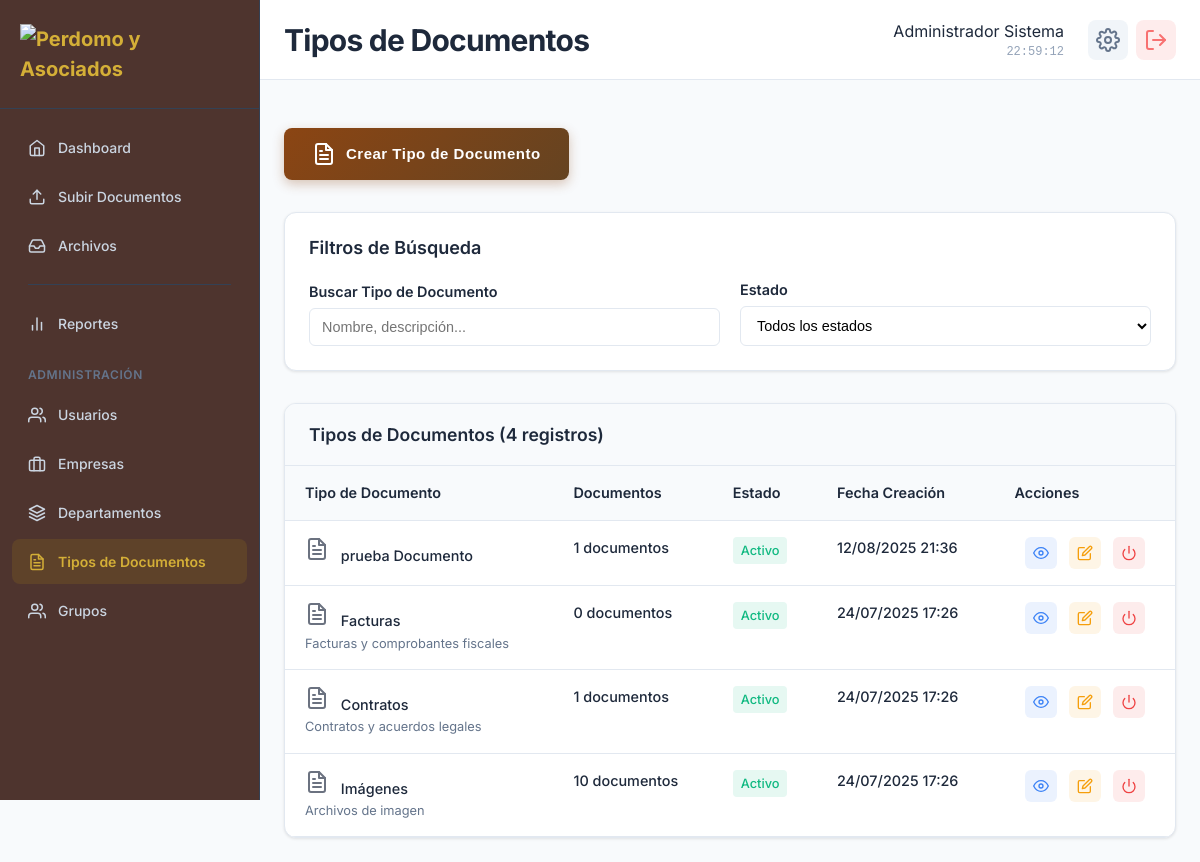
Page /modules/document-types/index.php (signed in) on the committed database.
### tables this page shows
CREATE TABLE `document_types` (
  `id` int(11) NOT NULL,
  `name` varchar(100) NOT NULL,
  `description` text DEFAULT NULL,
  `icon` varchar(50) DEFAULT 'file-text',
  `color` varchar(7) DEFAULT '#6b7280',
  `extensions` longtext DEFAULT NULL CHECK (json_valid(`extensions`)),
  `max_size` int(11) DEFAULT 10485760,
  `status` enum('active','inactive') DEFAULT 'active',
  `created_at` timestamp NOT NULL DEFAULT current_timestamp(),
  `updated_at` timestamp NOT NULL DEFAULT current_timestamp() ON UPDATE current_timestamp()
);

### config/session.php (called while the page is built, shortened)
<?php
class SessionManager {
    public static function isLoggedIn() {
        return isset($_SESSION['user_id']) && !empty($_SESSION['user_id']);
    }
    public static function getCurrentUser() {
        return [
            'id' => $_SESSION['user_id'],
            'username' => $_SESSION['username'],
            'email' => $_SESSION['email'],
            'first_name' => $_SESSION['first_name'],
            'last_name' => $_SESSION['last_name'],
            'role' => $_SESSION['role'],
            'company_id' => $_SESSION['company_id'],
            'department_id' => $_SESSION['department_id'],
            'download_enabled' => $_SESSION['download_enabled'] ?? 1,
            'full_name' => trim(($_SESSION['first_name'] ?? '') . ' ' . ($_SESSION['last_name'] ?? ''))
        ];
    }
}
?>

### config/database.php (called while the page is built, shortened)
<?php
class Database {
    private $host = 'localhost';
    private $db_name = 'dms2';
    private $username = 'root';
    private $password = '';
    public function getConnection() {
        $this->conn = null;
        try {
            $dsn = "mysql:host=" . $this->host . ";dbname=" . $this->db_name . ";charset=utf8mb4";
            $options = [
                PDO::ATTR_ERRMODE => PDO::ERRMODE_EXCEPTION,
                PDO::ATTR_DEFAULT_FETCH_MODE => PDO::FETCH_ASSOC,
                PDO::ATTR_EMULATE_PREPARES => false,
                PDO::MYSQL_ATTR_INIT_COMMAND => "SET NAMES utf8mb4"
            ];
            $this->conn = new PDO($dsn, $this->username, $this->password, $options);
        } catch(PDOException $exception) {
            error_log("Error de conexión a la base de datos: " . $exception->getMessage());
            throw new Exception("Error de conexión a la base de datos");
        }
        return $this->conn;
    }
}
function getDbConnection() {
    return $GLOBALS['database']->getConnection();
}
function executeQuery($query, $params = []) {
    try {
        $conn = getDbConnection();
        $stmt = $conn->prepare($query);
        $stmt->execute($params);
        return $stmt;
    } catch(PDOException $e) {
        error_log("Error en query: " . $e->getMessage() . " | Query: " . $query);
        return false;
    }
}
function fetchOne($query, $params = []) {
    try {
        $stmt = executeQuery($query, $params);
        if ($stmt) {
            return $stmt->fetch(PDO::FETCH_ASSOC);
        }
    } catch(Exception $e) {
        error_log("Error en fetchOne: " . $e->getMessage());
    }
    return false;
}
?>

### modules/document-types/index.php (the view, shortened to what this page needs)
<?php
require_once '../../config/session.php';
require_once '../../config/database.php';
$itemsPerPage = 10;
$currentPage = isset($_GET['page']) ? max(1, intval($_GET['page'])) : 1;
$offset = ($currentPage - 1) * $itemsPerPage;
$filters = [
    'search' => trim($_GET['search'] ?? ''),
    'status' => $_GET['status'] ?? ''
];
$whereConditions = [];
$params = [];
$whereClause = !empty($whereConditions) ? 'WHERE ' . implode(' AND ', $whereConditions) : '';
$countQuery = "SELECT COUNT(*) as total
               FROM document_types dt
               $whereClause";
try {
    $totalItems = fetchOne($countQuery, $params)['total'];
    $query = "SELECT dt.*,
                     (SELECT COUNT(*) FROM documents d WHERE d.document_type_id = dt.id AND d.status = 'active') as documents_count
              FROM document_types dt
              $whereClause
              ORDER BY dt.created_at DESC
              LIMIT :limit OFFSET :offset";
    $params['limit'] = $itemsPerPage;
    $params['offset'] = $offset;
    $database = new Database();
    $pdo = $database->getConnection();
    $stmt = $pdo->prepare($query);
    foreach ($params as $key => $value) {
        if ($key === 'limit' || $key === 'offset') {
            $stmt->bindValue(':' . $key, (int)$value, PDO::PARAM_INT);
        } else {
            $stmt->bindValue(':' . $key, $value);
        }
    }
    $stmt->execute();
    $documentTypes = $stmt->fetchAll(PDO::FETCH_ASSOC);
} catch (Exception $e) {
    $documentTypes = [];
    $totalItems = 0;
    $totalPages = 1;
    $error = "Error al cargar tipos de documentos: " . $e->getMessage();
}
function getStatusBadgeClass($status) {
    return $status === 'active' ? 'status-active' : 'status-inactive';
}
function formatDate($date) {
    return date('d/m/Y H:i', strtotime($date));
}
if (!function_exists('getFullName')) {
    function getFullName() {
        $user = SessionManager::getCurrentUser();
        return trim($user['first_name'] . ' ' . $user['last_name']);
    }
}
?>
<!DOCTYPE html>
<html lang="es">
<head>
    <link rel="stylesheet" href="../../assets/css/main.css">
    <link rel="stylesheet" href="../../assets/css/dashboard.css">
    <link rel="stylesheet" href="../../assets/css/sidebar.css">
    <link rel="stylesheet" href="../../assets/css/document-types.css">
    <link rel="stylesheet" href="../../assets/css/modal.css">
</head>
<body class="dashboard-layout">
    <?php include '../../includes/sidebar.php'; ?>
    <main class="main-content">
        <header class="content-header">
            <div class="header-left">
                <h1>Tipos de Documentos</h1>
            </div>
            <div class="header-right">
                <div class="header-info">
                    <div class="user-name-header"><?php echo htmlspecialchars(getFullName()); ?></div>
                    <div class="current-time" id="currentTime"></div>
                </div>
                <div class="header-actions">
                    <button class="btn-icon" onclick="showComingSoon('Configuración')">
                        <i data-feather="settings"></i>
                    </button>
                    <a href="../../logout.php" class="btn-icon logout-btn" onclick="return confirm('¿Está seguro que desea cerrar sesión?')">
                        <i data-feather="log-out"></i>
                    </a>
                </div>
            </div>
        </header>
        <div class="container">
            <div class="page-header">
                <div class="page-title-section">
                    <button class="btn btn-primary btn-create-company" onclick="openCreateDocumentTypeModal()">
                        <i data-feather="file-text"></i>
                        <span>Crear Tipo de Documento</span>
                    </button>
                </div>
            </div>
            <div class="filters-card">
                <h3>Filtros de Búsqueda</h3>
                <form method="GET" class="filters-form" id="filtersForm">
                    <div class="filters-grid">
                        <div class="filter-group">
                            <label for="search">Buscar Tipo de Documento</label>
                            <input type="text"
                                   id="search"
                                   name="search"
                                   placeholder="Nombre, descripción..."
                                   value="<?php echo htmlspecialchars($filters['search']); ?>"
                                   onkeyup="handleFilterChange()">
                        </div>
                        <div class="filter-group">
                            <label for="status">Estado</label>
                            <select id="status" name="status" onchange="handleFilterChange()">
                                <option value="">Todos los estados</option>
                            </select>
                        </div>
                    </div>
                </form>
            </div>
            <div class="table-section">
                <div class="table-header">
                    <h3>Tipos de Documentos (<?php echo $totalItems; ?> registros)</h3>
                </div>
                <div class="table-container">
                    <table class="data-table">
                        <thead>
                            <tr>
                                <th>Tipo de Documento</th>
                                <th>Documentos</th>
                                <th>Estado</th>
                                <th>Fecha Creación</th>
                                <th class="actions-header">Acciones</th>
                            </tr>
                        </thead>
                        <tbody>
                            <?php if (empty($documentTypes)): ?>
                                <tr>
                                    <td colspan="5" class="no-data">
                                        <i data-feather="file-text"></i>
                                        <p>No se encontraron tipos de documentos</p>
                                        <button class="btn btn-primary" onclick="openCreateDocumentTypeModal()">
                                            <i data-feather="plus"></i>
                                            Crear primer tipo de documento
                                        </button>
                                    </td>
                                </tr>
                            <?php else: ?>
                                <?php foreach ($documentTypes as $docType): ?>
                                    <tr>
                                        <td>
                                            <div class="cell-content">
                                                <div class="primary-text">
                                                    <?php if (!empty($docType['icon'])): ?>
                                                        <i data-feather="<?php echo htmlspecialchars($docType['icon']); ?>" style="color: <?php echo htmlspecialchars($docType['color'] ?? '#6b7280'); ?>; margin-right: 8px;"></i>
                                                    <?php endif; ?>
                                                    <?php echo htmlspecialchars($docType['name']); ?>
                                                </div>
                                                <?php if (!empty($docType['description'])): ?>
                                                    <div class="secondary-text"><?php echo htmlspecialchars($docType['description']); ?></div>
                                                <?php endif; ?>
                                            </div>
                                        </td>
                                        <td>
                                            <div class="cell-content">
                                                <div class="primary-text"><?php echo $docType['documents_count']; ?> documentos</div>
                                            </div>
                                        </td>
                                        <td>
                                            <span class="status-badge <?php echo getStatusBadgeClass($docType['status']); ?>">
                                                <?php echo $docType['status'] === 'active' ? 'Activo' : 'Inactivo'; ?>
                                            </span>
                                        </td>
                                        <td>
                                            <div class="cell-content">
                                                <div class="primary-text"><?php echo formatDate($docType['created_at']); ?></div>
                                            </div>
                                        </td>
                                        <td class="actions-cell">
                                            <div class="action-buttons">
                                                <button class="btn-action view"
                                                        onclick="viewDocumentTypeDetails(<?php echo $docType['id']; ?>)"
                                                        title="Ver detalles">
                                                    <i data-feather="eye"></i>
                                                </button>
                                                <button class="btn-action edit"
                                                        onclick="editDocumentType(<?php echo $docType['id']; ?>)"
                                                        title="Editar tipo de documento">
                                                    <i data-feather="edit"></i>
                                                </button>
                                                <button class="btn-action delete"
                                                        onclick="toggleDocumentTypeStatus(<?php echo $docType['id']; ?>, '<?php echo $docType['status']; ?>')"
                                                        title="<?php echo $docType['status'] === 'active' ? 'Desactivar' : 'Activar'; ?>">
                                                    <i data-feather="power"></i>
                                                </button>
                                            </div>
                                        </td>
                                    </tr>
                                <?php endforeach; ?>
                            <?php endif; ?>
                        </tbody>
                    </table>
                </div>
            </div>
        </div>
    </main>
</body>
</html>

### rows in the picture
document_types: name "prueba Documento", documents_count "1", status "Activo", created_at "12/08/2025 21:36"
document_types: name "Facturas", description "Facturas y comprobantes fiscales", documents_count "0", status "Activo", created_at "24/07/2025 17:26"
document_types: name "Contratos", description "Contratos y acuerdos legales", documents_count "1", status "Activo", created_at "24/07/2025 17:26"
document_types: name "Imágenes", description "Archivos de imagen", documents_count "10", status "Activo", created_at "24/07/2025 17:26"

### other values in the picture
getFullName() "Administrador Sistema"
$totalItems "4"
